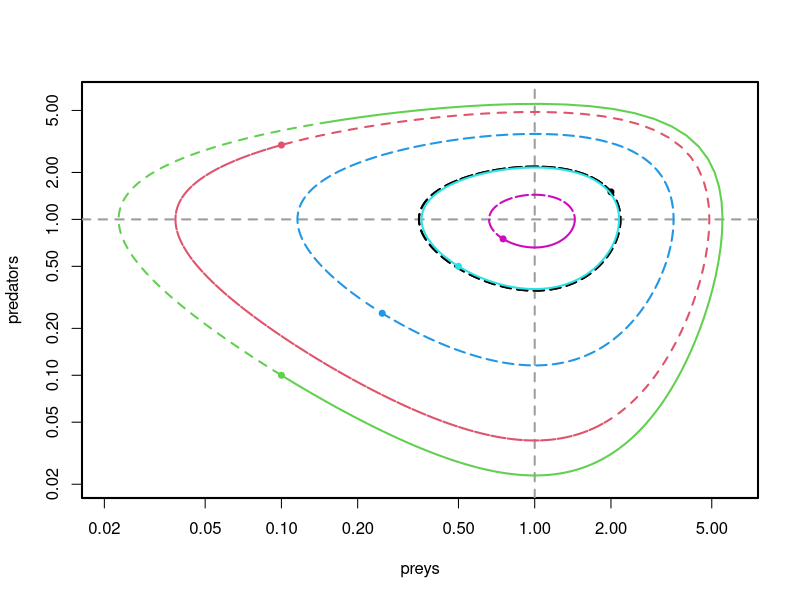
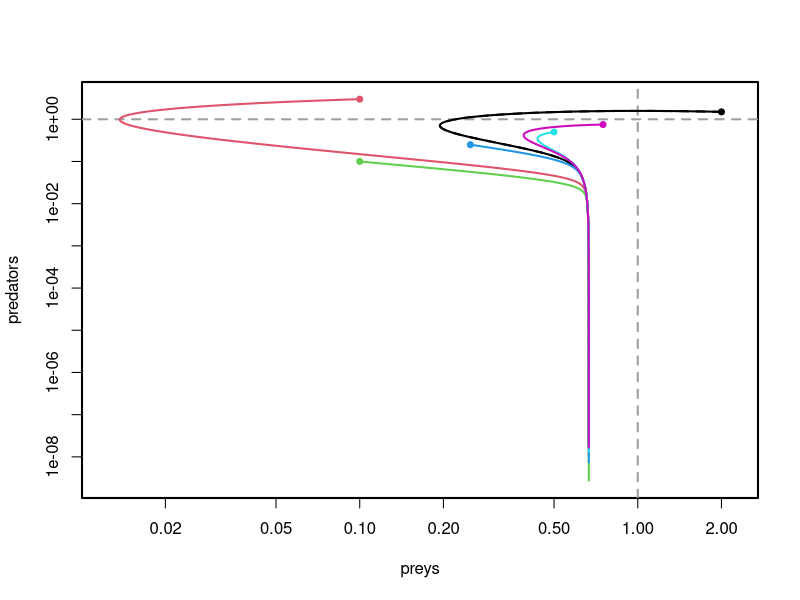
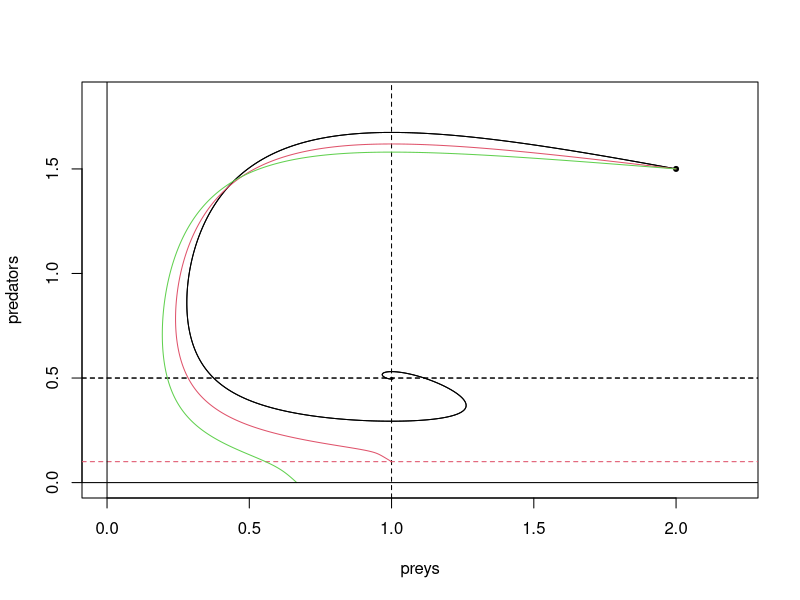

The R script that drew these images, in order: (Note: this script raises an error after producing the figures.)
# Lotka-Volterra model with density-dependence

rm(list=ls()); par(mfrow=c(1, 1), lwd=2)
library(deSolve)
exportFig <- TRUE
dirFig <- '../Figures/'
figName <- 'LotkaVolterraDD'

# Parms
tMax <- 15; tNb <- 1e3; tGrid <- seq(0, tMax, by=.05)
y0List <- list(c(2, 1.5), c(.1, 3), c(.1, .1), c(.25, .25), c(.5, .5), c(.75, .75)); 
y0Nb <- length(y0List)

################################################################################
# Regular Lotka-Volterra (r = 1)
# xp = x ( 1 - y); yp = - m y (1 - x)
m <- 1; parms1 <- c(m=m)
Model1 <- function(t, y, parms){return(list(c(y[1]*(1-y[2]), -parms[1]*y[2]*(1-y[1]))))}
Model1(0, y0List[[1]], parms1)
path1List <- list()
for(i in 1:y0Nb){
  path1List[[i]] <- ode.2D(y=y0List[[i]], times=tGrid, func=Model1, parms=parms1, dimens=c(1, 1), method='ode45')
}
xMax <- 1.1*max(sapply(1:y0Nb, function(i){max(path1List[[i]][, 2])}))
yMax <- 1.1*max(sapply(1:y0Nb, function(i){max(path1List[[i]][, 3])}))
xMin <- 0.9*min(sapply(1:y0Nb, function(i){min(path1List[[i]][, 2])}))
yMin <- 0.9*min(sapply(1:y0Nb, function(i){min(path1List[[i]][, 3])}))
plot(path1List[[1]][, 2], path1List[[1]][, 3], xlab='preys', ylab='predators', 
     log='xy', xlim=c(xMin, xMax), ylim=c(yMin, yMax), type='l', lty=2)
abline(h=1, v=1, lty=2, col=8)
for(i in 1:y0Nb){
  lines(path1List[[i]][, 2], path1List[[i]][, 3], col=i, lty=2)
  points(y0List[[i]][1], y0List[[i]][2], pch=20, col=i)
}

################################################################################
# Lotka-Volterra with density-dependence
# xp = x ( 1 - y); yp = - m y (1 - x)
m <- 0.5; a <- 1.5; parms2 <- c(m=m, a=a)
a1 <- 2*(sqrt(m*(m+1)) - m)
tMax <- 100; tNb <- 1e3; tGrid <- seq(0, tMax, by=.05)
Model2 <- function(t, y, parms){return(list(c(y[1]*(1-y[2]-parms[2]*y[1]), -parms[1]*y[2]*(1-y[1]))))}
Stat <- function(parms){c(1, 1-parms[2])}
JacobStat <- function(parms){matrix(c(-parms[2], -1, parms[1]*(1-parms[2]), 0), byrow=TRUE, 2, 2)}
Carac <- function(lambda, J){det(lambda*diag(2) - J)}
PolStat <- function(lambda, parms){lambda^2 + parms[2]*lambda + parms[1]*(1 - parms[2])}
Model2(0, y0List[[1]], parms2)
path2List <- list()
for(i in 1:y0Nb){
  path2List[[i]] <- ode.2D(y=y0List[[i]], times=tGrid, func=Model2, parms=parms2, dimens=c(1, 1), method='ode45')
}
xMax <- 1.1*max(sapply(1:y0Nb, function(i){max(path2List[[i]][, 2])}))
yMax <- 1.1*max(sapply(1:y0Nb, function(i){max(path2List[[i]][, 3])}))
xMin <- 0.9*min(sapply(1:y0Nb, function(i){min(path2List[[i]][, 2])}))
yMin <- 0.9*min(sapply(1:y0Nb, function(i){min(path2List[[i]][, 3])}))
plot(path2List[[1]][, 2], path2List[[1]][, 3], xlab='preys', ylab='predators', 
     log='xy', xlim=c(xMin, xMax), ylim=c(yMin, yMax), type='l', lty=2)
abline(h=1, v=1, lty=2, col=8)
for(i in 1:y0Nb){
  lines(path2List[[i]][, 2], path2List[[i]][, 3], col=i)
  points(y0List[[i]][1], y0List[[i]][2], pch=20, col=i)
}
abline(h=Stat(parms2)[2], lty=2, col=8)

stat <- Stat(parms2)
Model2(0, stat, parms2)
Jstat <- JacobStat(parms2)
print(Jstat)
print(matrix(c(-a, -1, m*(1-a), 0), byrow=TRUE, 2, 2))
print(c(det(Jstat), m*(1-a)))
lambda <- rnorm(1); print(c(Carac(lambda, Jstat), PolStat(lambda, parms2)))
delta <- a^2 - 4*m*(1 - a)
print(eigen(Jstat)$values)
print(c((-a+sqrt(as.complex(delta)))/2, (-a-sqrt(as.complex(delta)))/2))

################################################################################
# Different parms
par(mfrow=c(1, 1), lwd=1)
tMax <- 100; tNb <- 1e3; tGrid <- seq(0, tMax, by=.01)
y0Num <- 1; y0 <- y0List[[y0Num]]
m <- 0.5; a1 <- 2*(sqrt(m*(m+1)) - m)
# aList <- c(0.25, 0.5, 0.9, 1, 1.1, 1.5); parmsNb <- length(aList)
aList <- c(0.5, 0.9, 1.5); parmsNb <- length(aList)
parmsList <- list(); for(i in 1:parmsNb){parmsList[[i]] <- c(m=m, a=aList[i])}
path3List <- list()
for(i in 1:parmsNb){
  path3List[[i]] <- ode.2D(y=y0, times=tGrid, func=Model2, parms=parmsList[[i]], dimens=c(1, 1), method='ode45')
}
xMax <- 1.1*max(sapply(1:parmsNb, function(i){max(path3List[[i]][, 2])}))
yMax <- 1.1*max(sapply(1:parmsNb, function(i){max(path3List[[i]][, 3])}))
xMin <- 0; #0.9*min(sapply(1:parmsNb, function(i){min(path3List[[i]][, 2])}))
yMin <- 0; #0.9*min(sapply(1:parmsNb, function(i){min(path3List[[i]][, 3])}))
plot(path3List[[1]][, 2], path3List[[1]][, 3], xlab='preys', ylab='predators', 
      xlim=c(xMin, xMax), ylim=c(yMin, yMax), type='l')
points(y0[1], y0[2], pch=20)
abline(v=Stat(parmsList[[1]])[1], lty=2, col=1)
abline(h=Stat(parmsList[[1]])[2], lty=2, col=1)
for(i in 1:parmsNb){
  lines(path3List[[i]][, 2], path3List[[i]][, 3], col=i)
  abline(h=Stat(parmsList[[i]])[2], lty=2, col=i)
}
abline(h=0, v=0)

# Plots
par(mfrow=c(2, 2))
yMax <- max(yMax, max(path1List[[y0Num]][, 3]))
for(i in 1:parmsNb){
  if(exportFig){png(paste0(dirFig, figName, '-m', m, '-a', aList[i], '.png'))}
  plot(path3List[[i]][, 2], path3List[[i]][, 3], xlab='x', ylab='y', 
       xlim=c(xMin, xMax), ylim=c(yMin, yMax), type='l', lwd=3, cex.axis=1.5, cex.lab=2)
  lines(path1List[[y0Num]][, 2], path1List[[y0Num]][, 3], col=8)
  points(y0[1], y0[2], pch=20, cex=3)
  abline(h=1, v=1, lty=2, col=8)
  abline(h=0, v=0)
  if(exportFig){dev.off()}
  # if(aList[i]>1){abline(v=1/aList[i], lty=2)}
}

# Stationary state and Jacobian
a1 <- 2*(sqrt(m*(m+1)) - m)
for(parms in parmsList){
  cat('parms:', parms, '\n')
  Jstat <- JacobStat(parms); 
  # print(Jstat)
  cat(eigen(Jstat)$values, '\n')
  cat(eigen(Jstat)$vectors[, 1], ' / ', eigen(Jstat)$vectors[, 2], '\n\n')
}

aList <- seq(0, 3*m, by=.01); parmsNb <- length(aList)
parmsList <- list(); for(i in 1:parmsNb){parmsList[[i]] <- c(m, aList[i])}
eigenVal <- matrix(NA, parmsNb, 2)
for(i in 1:parmsNb){
  ev <- eigen(JacobStat(parmsList[[i]]))$values
  eigenVal[i, ] <- ev[order(Re(ev))]
}

par(mfrow=c(2, 1), lwd=1)
if(exportFig){png(paste0(dirFig, figName, '-m', m, '-eigenValueReal.png'), width=900, height=250)}
par(mar=c(5, 5, 4, 2)+.1)
plot(aList, Re(eigenVal[, 1]), type='l', ylim=range(Re(eigenVal), na.rm=TRUE), lwd=2, 
     xlab='a', ylab=expression(Re(lambda)), cex.axis=1, cex.lab=1.5)
lines(aList, Re(eigenVal[, 2]), lwd=2)
abline(h=0, v=c(a1, 1), lty=2)
if(exportFig){dev.off()}
# delta <- aList^2 - 4*m*(1 - aList)
# lambda <- cbind((-aList+sqrt(as.complex(delta)))/2, (-aList-sqrt(as.complex(delta)))/2)
# lines(aList, Re(lambda[, 2]), col='pink', lty=2)
# lines(aList, Re(lambda[, 1]), col='cyan', lty=2)

if(exportFig){png(paste0(dirFig, figName, '-m', m, '-eigenValueImaginary.png'), width=900, height=250)}
par(mar=c(5, 5, 4, 2)+.1)
plot(aList, Im(eigenVal[, 1]), type='l', ylim=range(Im(eigenVal), na.rm=TRUE), lwd=2, 
     xlab='a', ylab=expression(Im(lambda)), cex.axis=1, cex.lab=1.5)
lines(aList, Im(eigenVal[, 2]), lwd=2)
abline(h=0, v=c(a1, 1), lty=2)
if(exportFig){dev.off()}
